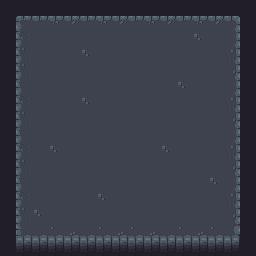

A level layout from a 2D game, rendered from its tile map. Below: a short description, then the map file with its tile-grid data intact:
An orthogonal 16x16 tile map with 16x16 px tiles, 2 tile layers (Background, Ground) and 13 objects (7x Door, 4x Wall).

<map version="1.0" tiledversion="1.1.3" orientation="orthogonal" renderorder="right-down" width="16" height="16" tilewidth="16" tileheight="16" infinite="0" nextobjectid="26">
 <tileset firstgid="1" source="../map/dungeon.tsx" />
 <layer name="Background" width="16" height="16">
  <data encoding="csv">
331,331,331,331,331,331,331,331,331,331,331,331,331,331,331,331,
331,331,331,331,331,331,331,331,331,331,331,331,331,331,331,331,
331,331,331,331,331,331,331,331,331,331,331,331,331,331,331,331,
331,331,331,331,331,331,331,331,331,331,331,331,331,331,331,331,
331,331,331,331,331,331,331,331,331,331,331,331,331,331,331,331,
331,331,331,331,331,331,331,331,331,331,331,331,331,331,331,331,
331,331,331,331,331,331,331,331,331,331,331,331,331,331,331,331,
331,331,331,331,331,331,331,331,331,331,331,331,331,331,331,331,
331,331,331,331,331,331,331,331,331,331,331,331,331,331,331,331,
331,331,331,331,331,331,331,331,331,331,331,331,331,331,331,331,
331,331,331,331,331,331,331,331,331,331,331,331,331,331,331,331,
331,331,331,331,331,331,331,331,331,331,331,331,331,331,331,331,
331,331,331,331,331,331,331,331,331,331,331,331,331,331,331,331,
331,331,331,331,331,331,331,331,331,331,331,331,331,331,331,331,
331,331,331,331,331,331,331,331,331,331,331,331,331,331,331,331,
331,331,331,331,331,331,331,331,331,331,331,331,331,331,331,331
</data>
 </layer>
 <layer name="Ground" width="16" height="16">
  <data encoding="csv">
0,0,0,0,0,0,0,0,0,0,0,0,0,0,0,0,
0,1,2,3,4,2,3,4,2,3,4,2,3,4,5,0,
0,47,48,49,50,48,25,25,25,25,25,25,27,25,28,0,
0,70,71,72,73,27,48,48,48,48,48,48,48,48,51,0,
0,70,71,25,25,25,25,25,71,71,71,71,71,71,74,0,
0,24,25,25,25,48,48,48,25,25,25,27,25,25,28,0,
0,47,48,48,25,27,25,25,25,25,25,25,48,48,51,0,
0,70,71,71,48,48,48,48,48,48,48,25,25,71,74,0,
0,24,25,26,71,71,71,71,71,71,71,25,25,25,28,0,
0,47,48,27,25,25,25,25,25,25,27,48,48,48,51,0,
0,70,71,72,48,48,48,48,48,48,48,71,71,71,74,0,
0,24,25,26,71,71,71,71,71,71,71,25,25,27,28,0,
0,47,48,49,50,48,27,48,49,50,48,48,48,49,51,0,
0,70,27,72,73,71,71,71,72,73,71,71,71,72,74,0,
0,93,94,95,96,94,95,96,95,96,94,95,96,95,97,0,
0,117,118,117,118,119,120,117,118,119,120,117,118,119,120,0
</data>
 </layer>
 <objectgroup name="Lights" />
 <objectgroup name="Walls">
  <object id="16" name="wall" type="Wall" x="240" y="16" width="16" height="224" />
  <object id="17" name="wall" type="Wall" x="16" y="0" width="224" height="16" />
  <object id="18" name="wall" type="Wall" x="0" y="16" width="16" height="224" />
  <object id="19" name="wall" type="Wall" x="16" y="240" width="224" height="16" />
 </objectgroup>
 <objectgroup name="Spawns" />
 <objectgroup name="Game Objects" />
 <objectgroup name="Doors">
  <object id="2" name="door" type="Door" x="240" y="80" width="16" height="16" />
  <object id="4" template="../templates/door.tx" x="240" y="80" />
  <object id="5" template="../templates/door.json" x="240" y="160" />
  <object id="7" name="door" type="Door" x="160" y="240" width="16" height="16" />
  <object id="8" name="door" type="Door" x="80" y="240" width="16" height="16" />
  <object id="9" name="door" type="Door" x="0" y="160" width="16" height="16" />
  <object id="10" name="door" type="Door" x="0" y="80" width="16" height="16" />
  <object id="11" name="door" type="Door" x="80" y="0" width="16" height="16" />
  <object id="12" name="door" type="Door" x="160" y="0" width="16" height="16" />
 </objectgroup>
</map>
